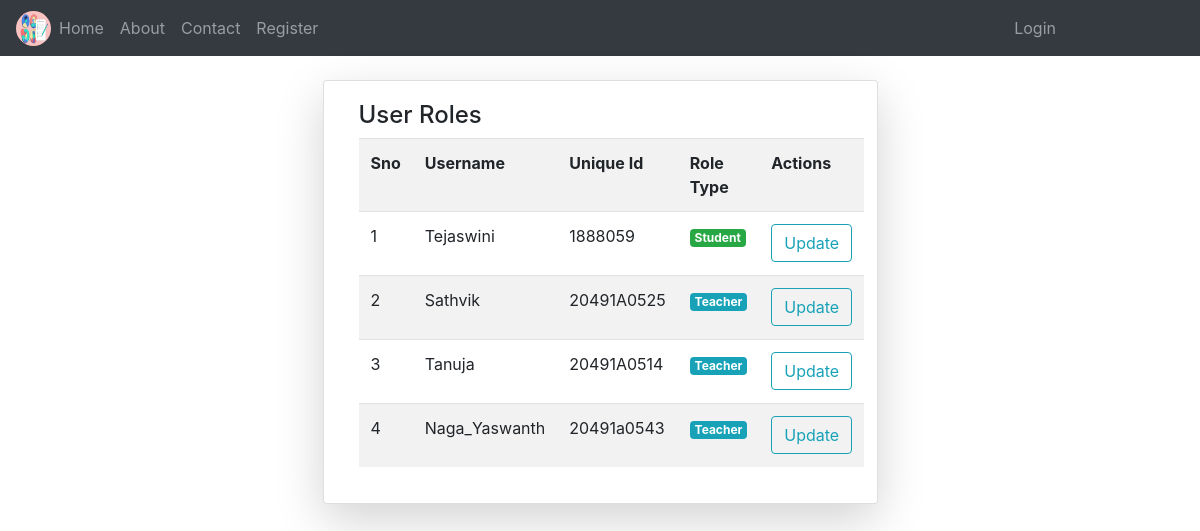
/roles/, run on an earlier commit of the app's database.
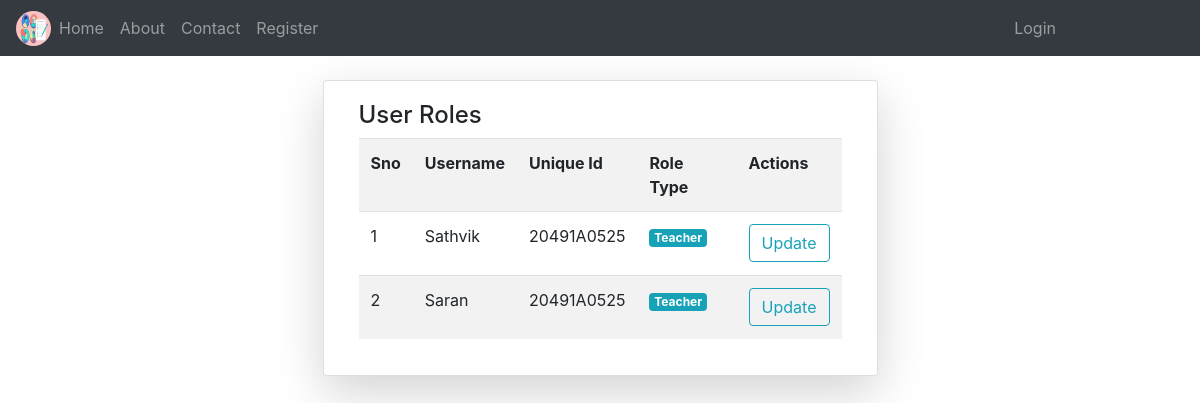
And on a later commit of the database.
### NotesApp/models.py (models this page shows)
class User(AbstractUser):
	v = [
		('d','Select Your gender'),
		('M','Male'),
		('F','Female'),
	]
	p = [
		('G','Guest'),
		('T','Teacher'),
		('S','Student'),
	]
	gd = models.CharField(choices=v,default='d',max_length=5)
	mb = models.CharField(max_length=11)
	uq = models.CharField(max_length=10)
	role = models.CharField(choices=p,default='G',max_length=5)
	is_teacher = models.BooleanField(default=False)
	is_student = models.BooleanField(default=False)
	pfimg = models.ImageField(upload_to='Profiles/',default='demoprofile.png')

### NotesApp/views.py (the view)
# urls.py: path('roles/',views.rolechange,name="role"),
def rolechange(request):
	k = User.objects.all()
	return render(request,'notehtmls/role.html',{'u':k})

### templates/notehtmls/role.html (shortened to what this page needs)
{% extends 'notehtmls/base.html' %}
{% block content %}
<div class="container mt-4">
	<div class="card col-md-6 shadow-lg mx-auto">
		<div class="card-body">
			<h4>User Roles</h4>
			<table class="table table-striped table-hover">
				<tr>
					<th>Sno</th>
					<th>Username</th>
					<th>Unique Id</th>
					<th>Role Type</th>
					<th>Actions</th>
				</tr>
				{% for i in u %}
				<tr>
					<td>{{forloop.counter}}</td>
					<td>{{i.username}}</td>
					<td>{{i.uq}}</td>
					<td>
						{% if i.role == 'G' %}
							<p class="badge badge-warning">Guest</p>
						{% elif i.role == 'T' %}
							<p class="badge badge-info">Teacher</p>
						{% elif i.role == 'S' %}
							<p class="badge badge-success">Student</p>
						{% else %}
							<p class="badge badge-danger">Admin</p>
						{% endif %}
					</td>
					<td>
						<a href="{% url 'rolup' i.id %}" class="btn btn-outline-info">Update</a>
					</td>
				</tr>
				{% endfor %}
			</table>
		</div>
	</div>
</div>
{% endblock %}

What changed in the data, as far as the page shows it:
removed User: username "Tejaswini", uq "1888059", role "Student"
removed User: username "Tanuja", uq "20491A0514", role "Teacher"
removed User: username "Naga_Yaswanth", uq "20491a0543", role "Teacher"
added User: username "Saran", uq "20491A0525", role "Teacher"
